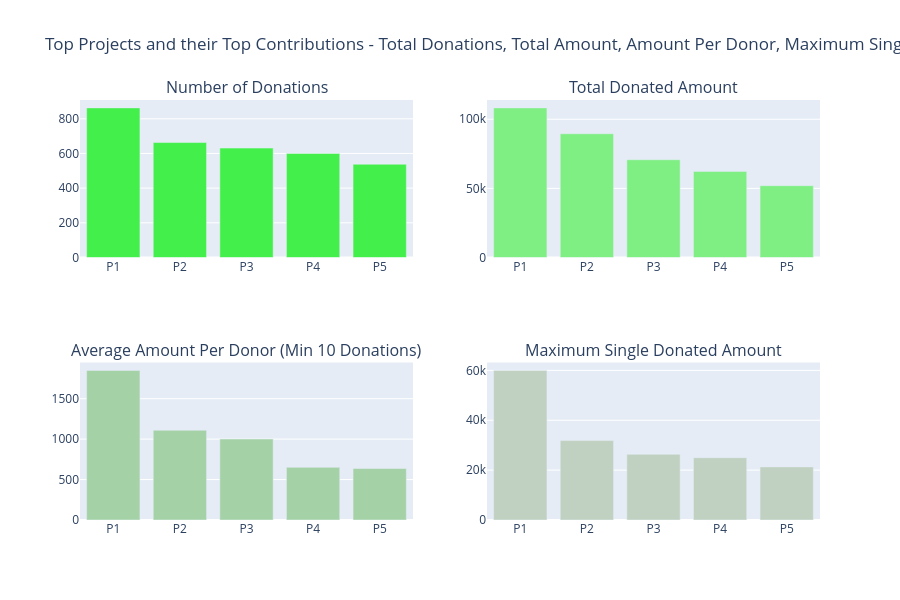

The notebook cell saved with this chart:
### Markdown cell above
## **3.2 Projectos y sus donaciones**
* 3.2.1 Projects hainvg Highest number of donors
* 3.2.2 Projects having Highest Total Amounts Funded
* 3.2.3 Projects having Highest Average Amounts Per Donor
* 3.2.4 Projects having Maximum Single Donated Amount

### Code cell
tempdf = donations_df.groupby('Project ID').agg({'Project ID' : 'count', 'Donation Amount' : 'sum'}).rename(columns={'Project ID' : "Total Donations", 'Donation Amount' : "Total Amount"}).reset_index()
tempdf['Average Donation Amount'] = tempdf['Total Amount'] / tempdf['Total Donations']

tempdf1 = tempdf.sort_values(by=['Total Donations'], ascending=[False])
x = tempdf1.head(5)['Project ID']
x = ["P"+str(i+1) for i in range(len(x))]
y = tempdf1.head(5)['Total Donations']
tr1 = bar_ver_noagg(x, y, 'Total Donations', '#43ef4b', lm=None, rt=True)

tempdf1 = tempdf.sort_values(by=['Total Amount'], ascending=[False])
x = tempdf1.head(5)['Project ID']
x = ["P"+str(i+1) for i in range(len(x))]
y = tempdf1.head(5)['Total Amount']
tr2 = bar_ver_noagg(x, y, 'Average Donations', '#7fef84', lm=None, rt=True)

tempdf1 = tempdf.sort_values(by=['Average Donation Amount'], ascending=[False])
x = tempdf1[tempdf1['Total Donations'] > 10].head(5)['Project ID']
x = ["P"+str(i+1) for i in range(len(x))]
y = tempdf1[tempdf1['Total Donations'] > 10].head(5)['Average Donation Amount']
tr3 = bar_ver_noagg(x, y, 'Average Donations (Min: 10 Donations)', '#a5d1a7', lm=None, rt=True)

tempdf = donations_df.groupby('Project ID').agg({'Project ID' : 'count', 'Donation Amount' : 'max'}).rename(columns={'Project ID' : "Total Donations", 'Donation Amount' : "Maximum Donations"}).reset_index()
tempdf1 = tempdf.sort_values(by=['Maximum Donations'], ascending=[False])
x = tempdf1.head(5)['Project ID']
x = ["P"+str(i+1) for i in range(len(x))]
y = tempdf1.head(5)['Maximum Donations']
tr4 = bar_ver_noagg(x, y, 'Maximum Donations', '#c0d1c1', lm=None, rt=True)



fig = tools.make_subplots(rows=2, cols=2, print_grid=False, subplot_titles = ['Number of Donations', "Total Donated Amount", 'Average Amount Per Donor (Min 10 Donations)', 'Maximum Single Donated Amount'])
fig.append_trace(tr1, 1, 1);
fig.append_trace(tr2, 1, 2);
fig.append_trace(tr3, 2, 1);

fig.append_trace(tr4, 2, 2);

fig['layout'].update(height=600, showlegend=False, title='Top Projects and their Top Contributions - Total Donations, Total Amount, Amount Per Donor, Maximum Single Amount');
iplot(fig);

### Figure 1 — Plotly figure (JSON) as saved in the notebook; plotly's stock layout.template omitted (floating-point values rounded to 4 significant figures)
{"data": [{"marker": {"color": "#43ef4b"}, "type": "bar", "x": ["P1", "P2", "P3", "P4", "P5"], "xaxis": "x", "y": [863, 663, 631, 600, 538], "yaxis": "y"}, {"marker": {"color": "#7fef84"}, "type": "bar", "x": ["P1", "P2", "P3", "P4", "P5"], "xaxis": "x2", "y": [108200.0, 89510.0, 70730.0, 62290.0, 51950.0], "yaxis": "y2"}, {"marker": {"color": "#a5d1a7"}, "type": "bar", "x": ["P1", "P2", "P3", "P4", "P5"], "xaxis": "x3", "y": [1850.0, 1110.0, 1002.0, 650.9, 636.6], "yaxis": "y3"}, {"marker": {"color": "#c0d1c1"}, "type": "bar", "x": ["P1", "P2", "P3", "P4", "P5"], "xaxis": "x4", "y": [60000.0, 31860.0, 26370.0, 25000.0, 21300.0], "yaxis": "y4"}], "layout": {"annotations": [{"font": {"size": 16}, "showarrow": false, "text": "Number of Donations", "x": 0.225, "xanchor": "center", "xref": "paper", "y": 1, "yanchor": "bottom", "yref": "paper"}, {"font": {"size": 16}, "showarrow": false, "text": "Total Donated Amount", "x": 0.775, "xanchor": "center", "xref": "paper", "y": 1, "yanchor": "bottom", "yref": "paper"}, {"font": {"size": 16}, "showarrow": false, "text": "Average Amount Per Donor (Min 10 Donations)", "x": 0.225, "xanchor": "center", "xref": "paper", "y": 0.375, "yanchor": "bottom", "yref": "paper"}, {"font": {"size": 16}, "showarrow": false, "text": "Maximum Single Donated Amount", "x": 0.775, "xanchor": "center", "xref": "paper", "y": 0.375, "yanchor": "bottom", "yref": "paper"}], "height": 600, "showlegend": false, "title": {"text": "Top Projects and their Top Contributions - Total Donations, Total Amount, Amount Per Donor, Maximum Single Amount"}, "xaxis": {"anchor": "y", "domain": [0, 0.45]}, "xaxis2": {"anchor": "y2", "domain": [0.55, 1]}, "xaxis3": {"anchor": "y3", "domain": [0, 0.45]}, "xaxis4": {"anchor": "y4", "domain": [0.55, 1]}, "yaxis": {"anchor": "x", "domain": [0.625, 1]}, "yaxis2": {"anchor": "x2", "domain": [0.625, 1]}, "yaxis3": {"anchor": "x3", "domain": [0, 0.375]}, "yaxis4": {"anchor": "x4", "domain": [0, 0.375]}}}
